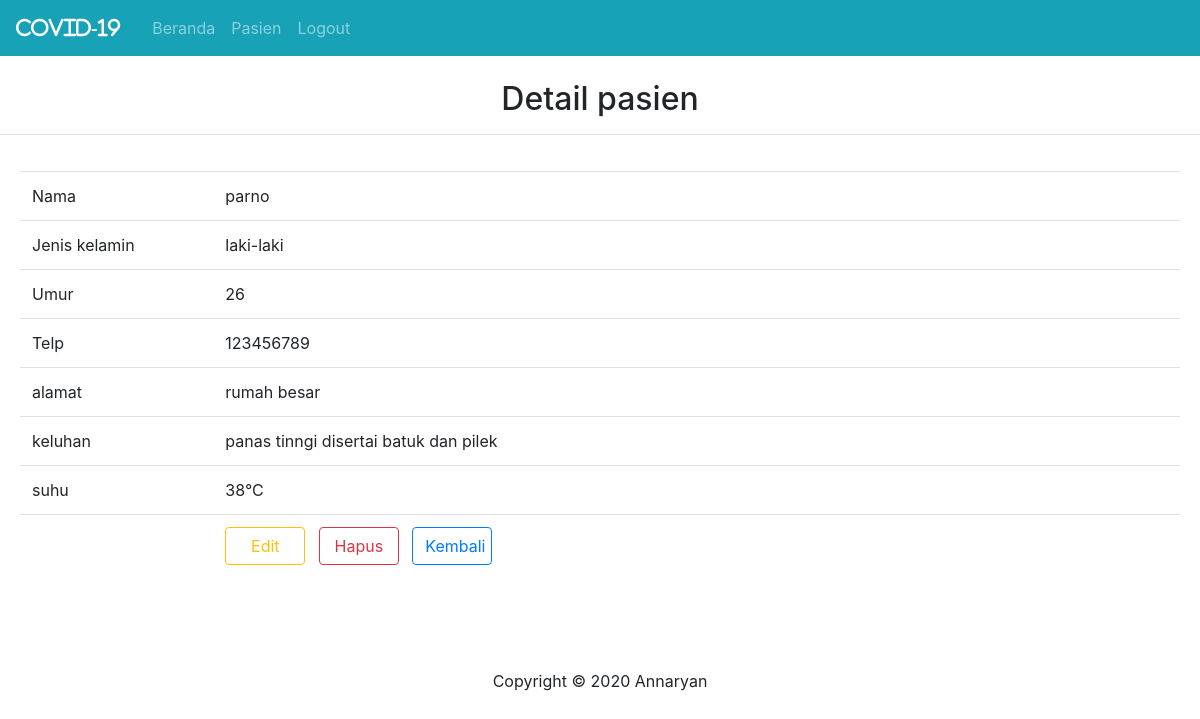
Page /pasien/detail.php?id_pasien=5 on the committed database.
### tables this page shows
CREATE TABLE `pasien` (
  `id_pasien` int(3) NOT NULL,
  `nama` varchar(50) NOT NULL,
  `kelamin` varchar(20) NOT NULL,
  `umur` int(8) NOT NULL,
  `telp` int(13) NOT NULL,
  `alamat` varchar(20) NOT NULL,
  `keluhan` text NOT NULL,
  `suhu` int(3) NOT NULL,
  `id_level` int(3) DEFAULT NULL
);

### pasien/detail.php (the view, shortened to what this page needs)
<?php
include '../aset/header.php';
include '../koneksi.php';
$id_pasien = $_GET["id_pasien"];
$sql = "SELECT * FROM pasien inner join level on pasien.id_level = level.id_level where id_pasien = $id_pasien";
$res = mysqli_query($kon,$sql);
$detail = mysqli_fetch_assoc($res);
?>
		<center>
			<h2>Detail pasien</h2>
			<hr class="bg-light">
			  <div class="card-body">
                <table class="table">
					<tr>
						<td width="100px">Nama</td>
						<td width="500px"><?= $detail['nama'] ?></td>
					</tr>
					<tr>
						<td width="100px">Jenis kelamin</td>
						<td width="500px"><?= $detail['kelamin'] ?></td>
					</tr>
					<tr>
						<td width="100px">Umur</td>
						<td width="500px"><?= $detail['umur'] ?></td>
					</tr>
					<tr>
						<td width="100px">Telp</td>
						<td width="500px"><?= $detail['telp'] ?></td>
					</tr>
					<tr>
						<td width="100px">alamat</td>
						<td width="500px"><?= $detail['alamat'] ?></td>
					</tr>
					<tr>
						<td width="100px">keluhan</td>
						<td width="500px"><?= $detail['keluhan'] ?></td>
					</tr>
					<tr>
						<td width="100px">suhu</td>
						<td width="500px"><?= $detail['suhu'] ?>°C</td>
					</tr>
					<tr>
						<td></td>
						<td>
						<a href="edit.php?id_pasien=<?= $detail['id_pasien']?>" class="btn btn-outline-warning" style="width:80px">Edit</a>&nbsp&nbsp
						<a href="hapus.php?id_pasien=<?= $detail['id_pasien']?>" class="btn btn-outline-danger" style="width:80px">Hapus</a>&nbsp&nbsp
						<a href="index.php?id_pasien=<?= $detail['id_pasien']?>" class="btn btn-outline-primary" style="width:80px">Kembali</a></td>
					</tr>
				</table>
				</div>
<?php
include '../aset/footer.php';
?>

### rows in the picture
pasien: nama "parno", kelamin "laki-laki", umur "26", telp "123456789", alamat "rumah besar", keluhan "panas tinngi disertai batuk dan pilek", suhu "38"
